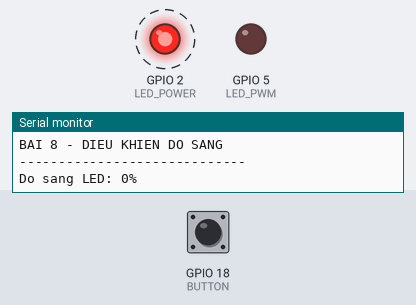
Recording of a program running on a simulated ESP32. Shown: output pins drawn as LEDs (lit = HIGH), the last lines printed to the serial monitor. Dashed ring = blinking. The inputs (shaded band) are chosen by the test bench; at power-on: GPIO 18 (BUTTON) HIGH.

Above: at 1.2 s.
1.3 s: GPIO 18 (BUTTON) pulled LOW for 0.15 s
At 2.8 s:
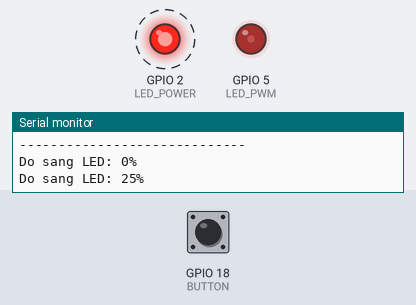
4.4 s: GPIO 18 (BUTTON) pulled LOW for 1 s
At 5.8 s:
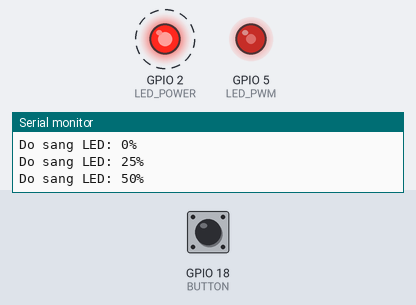
7.5 s: GPIO 18 (BUTTON) pulled LOW for 0.15 s
At 8.8 s:
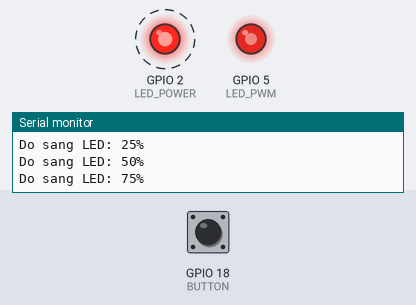
10.6 s: GPIO 18 (BUTTON) pulled LOW for 3.2 s
At 11.6 s:
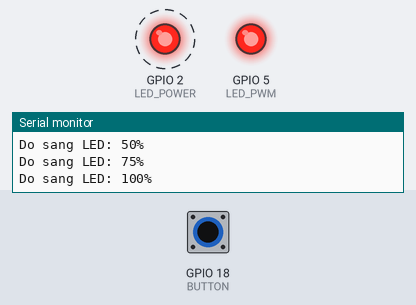
Timing chart, 0 to 16.3 s (numbered marks = the images above; inputs shaded):
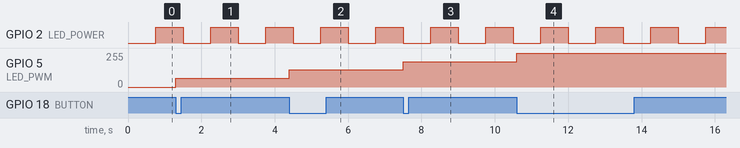

Measured:
- after the input at 1.3 s, GPIO 5 (LED_PWM): 0/255 → 64/255 at once
- after the input at 4.4 s, GPIO 5 (LED_PWM): 64/255 → 128/255 at once
- after the input at 7.5 s, GPIO 5 (LED_PWM): 128/255 → 190/255 at once
- after the input at 10.6 s, GPIO 5 (LED_PWM): 190/255 → 255/255 at once
- by itself, GPIO 2 (LED_POWER): alternates HIGH for 0.75 s and LOW for 0.75 s

The program:

main.cpp
```cpp
#include <Arduino.h>

#define LED_PWM 5
#define LED_POWER 2
#define BUTTON 18

#define PWM_CHANNEL 0

int brightness[] = {0, 64, 128, 191, 255};
int level = 0;


bool powerState = LOW;


bool lastButton = HIGH;

unsigned long buttonTime = 0;
unsigned long ledTime = 0;

void setup() {
  pinMode(LED_POWER, OUTPUT);
  pinMode(BUTTON, INPUT_PULLUP);


  ledcSetup(PWM_CHANNEL, 5000, 8);
  ledcAttachPin(LED_PWM, PWM_CHANNEL);
  ledcWrite(PWM_CHANNEL, 0);

  Serial.begin(115200);

  Serial.println("-----------------------------");
  Serial.println("NGUYEN THI PHUONG NHUNG - 2033240244");
  Serial.println("BAI 8 - DIEU KHIEN DO SANG");
  Serial.println("-----------------------------");
  Serial.println("Do sang LED: 0%");
}

void loop() {
  unsigned long now = millis();

  // ===== NUT NHAN =====
  bool button = digitalRead(BUTTON);

  // Phat hien luc vua nhan nut
  if (button == LOW && lastButton == HIGH) {

    // Chong rung 50ms
    if (now - buttonTime >= 50) {
      buttonTime = now;

      level++;

      if (level > 4) {
        level = 0;
      }

      ledcWrite(PWM_CHANNEL, brightness[level]);

      Serial.print("Do sang LED: ");
      Serial.print(level * 25);
      Serial.println("%");
    }
  }

  lastButton = button;


  // ===== LED BAO NGUON =====
  if (now - ledTime >= 750) {
    ledTime = now;

    powerState = !powerState;
    digitalWrite(LED_POWER, powerState);
  }
}
```
